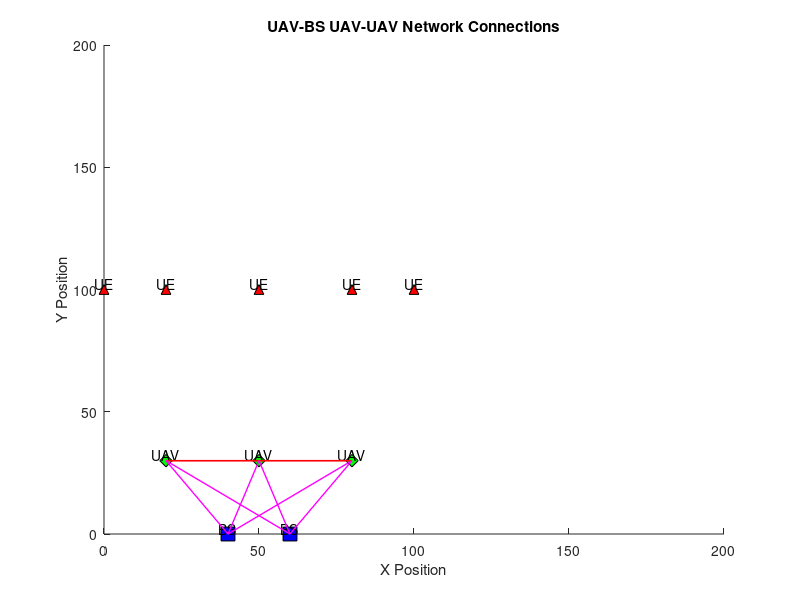
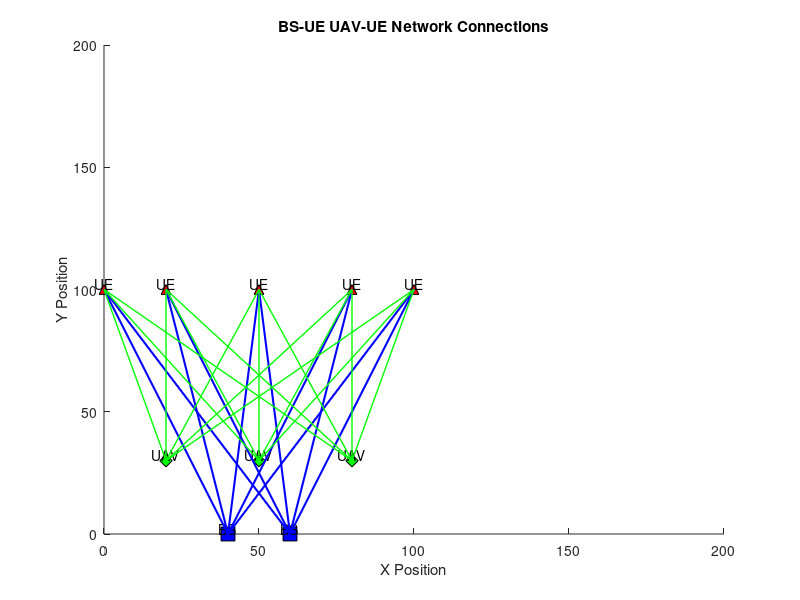
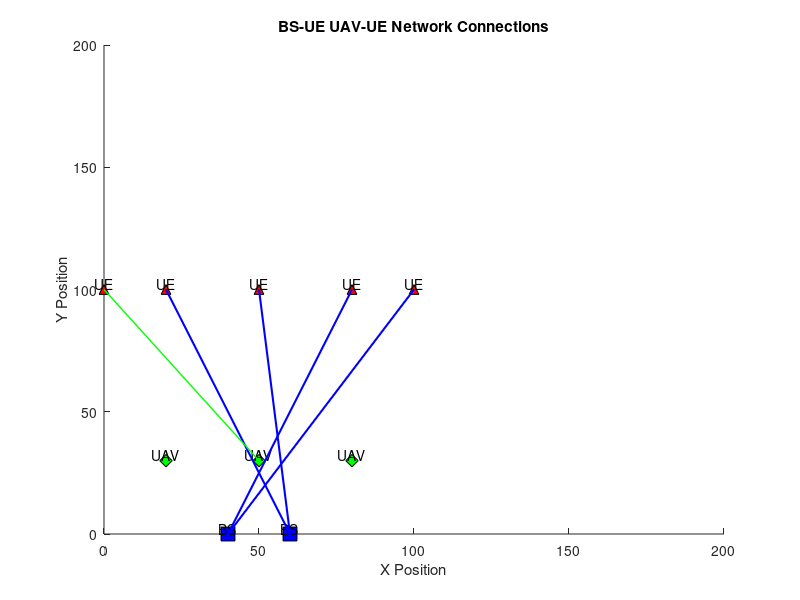
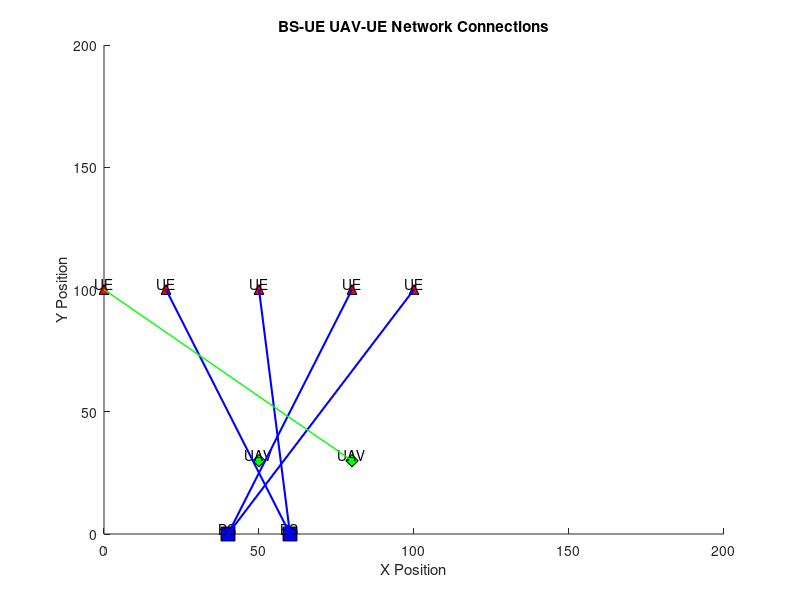

Reproduce these figures in MATLAB, in order.
%% introduction
% 
% Paper reproduction
%               @By Yanting
clear;
close all;

function plot_UAV_connections(uav_positions, bs_positions, ue_positions, c_U, c_F, area_size)
    % Plot positions and connections in the UAV network
    % 
    % Inputs:
    %   uav_positions: (N x 2) matrix of UAV coordinates
    %   bs_positions: (F x 2) matrix of BS coordinates
    %   ue_positions: (M x 2) matrix of UE coordinates
    %   c_U: (N x N) matrix for UAV-to-UAV connections (1 for active, 0 for inactive)
    %   c_F: (F x N) matrix for BS-to-UAV connections (1 for active, 0 for inactive)
    %   b_U: (N x M) matrix for UAV-to-UE connections (1 for active, 0 for inactive)
    %   b_F: (F x M) matrix for BS-to-UE connections (1 for active, 0 for inactive)
    %   area_size: Scalar defining the area size for plot boundaries
    
    % Set up the plot
    figure;
    hold on;
    axis([0 area_size 0 area_size]);
    title('UAV-BS UAV-UAV Network Connections');
    xlabel('X Position');
    ylabel('Y Position');
    
    % Plot base stations
    scatter(bs_positions(:, 1), bs_positions(:, 2), 100, 's', 'filled', 'MarkerEdgeColor', 'k', 'MarkerFaceColor', 'b');
    text(bs_positions(:, 1), bs_positions(:, 2), 'BS', 'VerticalAlignment', 'bottom', 'HorizontalAlignment', 'center');
    
    % Plot UAVs
    scatter(uav_positions(:, 1), uav_positions(:, 2), 80, 'd', 'filled', 'MarkerEdgeColor', 'k', 'MarkerFaceColor', 'g');
    text(uav_positions(:, 1), uav_positions(:, 2), 'UAV', 'VerticalAlignment', 'bottom', 'HorizontalAlignment', 'center');
    
    % Plot UEs
    scatter(ue_positions(:, 1), ue_positions(:, 2), 50, '^', 'MarkerEdgeColor', 'k', 'MarkerFaceColor', 'r');
    text(ue_positions(:, 1), ue_positions(:, 2), 'UE', 'VerticalAlignment', 'bottom', 'HorizontalAlignment', 'center');
    
    % Plot UAV-to-UAV connections
    N = size(uav_positions, 1);
    for i = 1:N
        for j = i+1:N
            if c_U(i, j) == 1
                plot([uav_positions(i, 1), uav_positions(j, 1)], [uav_positions(i, 2), uav_positions(j, 2)], 'r-', 'LineWidth', 1); % Active UAV-to-UAV connection
               
            else
                plot([uav_positions(i, 1), uav_positions(j, 1)], [uav_positions(i, 2), uav_positions(j, 2)], 'r--', 'LineWidth', 1); % Inactive UAV-to-UAV connection
     
            end
        end
    end
    
    % Plot BS-to-UAV connections
    F = size(bs_positions, 1);
    for i = 1:F
        for j = 1:N
            if c_F(i, j) == 1
                plot([bs_positions(i, 1), uav_positions(j, 1)], [bs_positions(i, 2), uav_positions(j, 2)], 'm-', 'LineWidth', 1); % Active BS-to-UAV connection
            else
                plot([bs_positions(i, 1), uav_positions(j, 1)], [bs_positions(i, 2), uav_positions(j, 2)], 'm--', 'LineWidth', 1); % Inactive BS-to-UAV connection
            end
        end
    end
    
    
    % % Legend
    % legend({'Base Stations', 'UAVs', 'UEs', 'Active UAV-to-UAV', 'Inactive UAV-to-UAV', 'Active BS-to-UAV', 'Inactive BS-to-UAV'}, ...
    %        'Location', 'bestoutside');
    
    hold off;
end



function plot_UE_network_connections(uav_positions, bs_positions, ue_positions, b_U, b_F, area_size)
    % Plot positions and connections in the UAV network
    % 
    % Inputs:
    %   uav_positions: (N x 2) matrix of UAV coordinates
    %   bs_positions: (F x 2) matrix of BS coordinates
    %   ue_positions: (M x 2) matrix of UE coordinates
    %   c_U: (N x N) matrix for UAV-to-UAV connections (1 for active, 0 for inactive)
    %   c_F: (F x N) matrix for BS-to-UAV connections (1 for active, 0 for inactive)
    %   b_U: (N x M) matrix for UAV-to-UE connections (1 for active, 0 for inactive)
    %   b_F: (F x M) matrix for BS-to-UE connections (1 for active, 0 for inactive)
    %   area_size: Scalar defining the area size for plot boundaries
    
    % Set up the plot
    figure;
    hold on;
    axis([0 area_size 0 area_size]);
    title('BS-UE UAV-UE Network Connections');
    xlabel('X Position');
    ylabel('Y Position');
    
    % Plot base stations
    scatter(bs_positions(:, 1), bs_positions(:, 2), 100, 's', 'filled', 'MarkerEdgeColor', 'k', 'MarkerFaceColor', 'b');
    text(bs_positions(:, 1), bs_positions(:, 2), 'BS', 'VerticalAlignment', 'bottom', 'HorizontalAlignment', 'center');
    
    % Plot UAVs
    scatter(uav_positions(:, 1), uav_positions(:, 2), 80, 'd', 'filled', 'MarkerEdgeColor', 'k', 'MarkerFaceColor', 'g');
    text(uav_positions(:, 1), uav_positions(:, 2), 'UAV', 'VerticalAlignment', 'bottom', 'HorizontalAlignment', 'center');
    
    % Plot UEs
    scatter(ue_positions(:, 1), ue_positions(:, 2), 50, '^', 'MarkerEdgeColor', 'k', 'MarkerFaceColor', 'r');
    text(ue_positions(:, 1), ue_positions(:, 2), 'UE', 'VerticalAlignment', 'bottom', 'HorizontalAlignment', 'center');
    
    
    % Plot BS-to-UE connections
    M = size(ue_positions, 1);
    F = size(bs_positions, 1);
    N = size(uav_positions, 1);
    for i = 1:F
        for k = 1:M
            if b_F(i, k) == 1
                plot([bs_positions(i, 1), ue_positions(k, 1)], [bs_positions(i, 2), ue_positions(k, 2)], 'b-', 'LineWidth', 1.5); % Active BS-to-UE connection
            end
        end
    end
    
    % Plot UAV-to-UE connections
    for j = 1:N
        for k = 1:M
            if b_U(j, k) == 1
                plot([uav_positions(j, 1), ue_positions(k, 1)], [uav_positions(j, 2), ue_positions(k, 2)], 'g-', 'LineWidth', 1.0); % Active UAV-to-UE connection
            end
        end
    end
    
    % % Legend
    % legend({'Base Stations', 'UAVs', 'UEs', 'Active BS-to-UE', 'Active UAV-to-UE'}, ...
    %        'Location', 'bestoutside');
    % 
    hold off;
end




% Algorithm 1 Initialization
% Random positions for demonstration (assuming a 2D plane for simplicity)
% uav_positions = rand(N, 2) * 200; % Positions of UAVs (e.g., in a 500x500 area)
% bs_positions = rand(F, 2) * 200;  % Positions of BSs
% ue_positions = rand(M, 2) * 200;  % Positions of UEs

bs_positions = [40,0;60,0]; % Positions of BSs
uav_positions = [20,30;50,30;80,30]; % Positions of UAVs (e.g., in a 500x500 area)
ue_positions =[0,100; 20,100;50,100;80,100;100,100];  % Positions of UEs


% Parameters
% N = 2; % Number of UAVs (example)
% F = 2;  % Number of BSs (example)
% M = 3; % Number of UEs (example)
N = size(uav_positions, 1);
F = size(bs_positions, 1);
M = size(ue_positions, 1);
% N = 6; % Number of UAVs (example)
% F = 2;  % Number of BSs (example)
% M = 4; % Number of UEs (example)
Rc = 100; % Communication range threshold
Rt = 50; % Maximum coverage radius for UAVs
sqrt3Rt = sqrt(3) * Rt;


% Initialize variables
a = ones(N, 1);        % State of each UAV (1 = active, 0 = idle)


% Initialize connection matrices
c_U = zeros(N, N);     % Single-hop connection matrix among UAVs
c_F = zeros(F, N);     % Single-hop connection matrix between BSs and UAVs



% Calculate distances and populate connection matrices
for i = 1:N

     % Distance between UAV i and UAV j
    for j = 1:N
        if i ~= j
            dist_UU = norm(uav_positions(i, :) - uav_positions(j, :)); % Distance between UAV i and UAV j
            if dist_UU <= Rc
                c_U(i, j) = 1; % Set connection if within communication range
            end
        end
    end

    % Distance between BS l and UAV i
    for l = 1:F
        dist_FB = norm(bs_positions(l, :) - uav_positions(i, :)); % Distance between BS l and UAV i
        if dist_FB <= Rc
            c_F(l, i) = 1; % Set connection if within communication range
        end
    end
end

% Plotting
area_size = 200;
plot_UAV_connections(uav_positions, bs_positions, ue_positions, c_U, c_F, area_size)





%
% Algorithm 2 Build/Update Connection Graphs

% Parameters

% Const for pathloss
f0 = 2e9; % Carrier frequency in Hz (example: 2 GHz)
c = 3e8; % Speed of light in m/s

% Const for connection
SINR_threshold = 0.2;  % SINR threshold for connection
ph = 0.1;             % Transmission power for UAVs
pf = 0.2;             % Transmission power for BSs
N0 = 1e-3;            % Noise power

alpha = 1; % ??
beta = 2; % ??
eta_LoS = 0.1; % ??
eta_NLoS = 0.2; % ??

height_UAV = 10; 
height_BS = 5; 

% Association matrices and degrees from Algorithm 1 (assumed initialized)
b_U = zeros(N, M);    % Association between UAVs and UEs
b_F = zeros(F, M);    % Association between BSs and UEs

zeta_u = zeros(N, 1); % Degree of each UAV (number of UEs connected to each UAV)
zeta_f = zeros(F, 1); % Degree of each BS (number of UEs connected to each BS)

xi_u = zeros(M, 1);   % Degree of each UE - UAVs
xi_f = zeros(M, 1);   % Degree of each UE - BSs
xi = zeros(M, 1);     % Total degree of each UE

% Distances between UAVs and UEs, BSs and UEs (example calculation)
uav_ue_distances = pdist2(uav_positions, ue_positions); % N x M matrix
bs_ue_distances = pdist2(bs_positions, ue_positions);   % F x M matrix

% Calculate the elevation angle in radians
tan_uav_ue = height_UAV ./ uav_ue_distances; % Angle between UAV i and point k (in degrees or radians)
theta_uav_ue = atan(tan_uav_ue);

tan_bs_ue = height_BS ./ bs_ue_distances; % Angle between UAV i and point k (in degrees or radians)
theta_bs_ue = atan(tan_bs_ue);



% Pathloss BS - UE
P_LoS_bs_ue = 1 ./ (1 + alpha * exp(-beta * (theta_bs_ue - alpha))); % matrix
FSPL_bs_ue = 20 * log10(bs_ue_distances) + 20 * log10(f0) + 20 * log10(4 * pi / c); % matrix
average_pathloss_LoSbs_ue = FSPL_bs_ue + eta_LoS ; % matrix
average_pathloss_NLoSbs_ue = FSPL_bs_ue + eta_NLoS ; % matrix
g_bs_ue = P_LoS_bs_ue .* average_pathloss_LoSbs_ue + (1 - P_LoS_bs_ue) .* average_pathloss_NLoSbs_ue; % pathloss - matrix


% Pathloss UAV - UE
P_LoS_uav_ue = 1 ./ (1 + alpha * exp(-beta * (theta_uav_ue - alpha))); % matrix
FSPL_uav_ue = 20 * log10(uav_ue_distances) + 20 * log10(f0) + 20 * log10(4 * pi / c);  % matrix
average_pathloss_LoSuav_ue = FSPL_uav_ue + eta_LoS ; % matrix
average_pathloss_NLoSuav_ue = FSPL_uav_ue + eta_NLoS ;  % matrix
g_uav_ue = P_LoS_uav_ue .* average_pathloss_LoSuav_ue + (1 - P_LoS_uav_ue) .* average_pathloss_NLoSuav_ue; % pathloss - matrix


% Loop through each BS, UAV, and UE to calculate SINR and update connections
for i = 1:F
    for k = 1:M
        % Calculate SINR for BS i and UE k
        % Calculate the path loss for each pair 
        signal_power = pf * g_bs_ue(i,k);

        % Calculate interference BS UE (sum of other BSs and UAVs)
        interference = N0; % Start with noise power
        for j = [1:i-1, i+1:F]  % Other BSs
            interference = interference + pf * g_bs_ue(j,k);
        end
        
        % Calculate SINR and update b_F, zeta_f, xi_f if connection is valid
        SINR_BS_UE = signal_power / interference;

        if SINR_BS_UE >= SINR_threshold
            b_F(i, k) = 1;
            zeta_f(i) = zeta_f(i) + 1;
            xi_f(k) = xi_f(k) + 1;
            xi(k) = xi(k) + 1;
        end
    end
end

for j = 1:N
    for k = 1:M
        % Calculate SINR for UAV j and UE k
        signal_power = ph * g_uav_ue(j,k);

        % Calculate interference (sum of other UAVs and BSs)
        interference = N0; % Start with noise power
        for n = [1:j-1, j+1:N]  % UAVs
            interference = interference + ph * g_uav_ue(n, k);
        end
        
        % Calculate SINR and update b_U, zeta_u, xi_u if connection is valid
        SINR_UAV_UE = signal_power / interference;
        if SINR_UAV_UE >= SINR_threshold
            b_U(j, k) = 1;
            zeta_u(j) = zeta_u(j) + 1;
            xi_u(k) = xi_u(k) + 1;
            xi(k) = xi(k) + 1;
        end
    end
end

plot_UE_network_connections(uav_positions, bs_positions, ue_positions, b_U, b_F, area_size)

%
% Algorithm 3 Delete Redundant Connections Between BSs/UAVs and UEs

% Parameters (from previous algorithms)
Mmax_F = 2; % Maximum number of UEs per BS
Mmax_H = 2;  % Maximum number of UEs per UAV

% Inputs from Algorithm 2 (for demonstration, assumed initialized)
% b_F, b_U, zeta_f, zeta_u, xi_f, xi_u, xi (association matrices and degrees)

% Loop to remove redundant connections while there are UEs connected to more than one node


while max(xi) > 1
    % Step 1: Handle Redundant Connections for BSs
    % cnt=1;
    while max(xi_f) > 1 %|| length( find(b_F(i, :) == 1)) > Mmax_F % Check if any UE is connected to multiple BSs
        % cnt=cnt+1;
        % disp(cnt);
       
        [~, i] = max(zeta_f);% Find BS with the highest degree
    
        % Find UEs connected to this BS
        phi = find(b_F(i, :) == 1);  % Set of UEs connected to BS i
        psi = xi_f(phi);             % Degrees of these UEs to BSs

        % Remove extra connections if BS degree exceeds Mmax_F
        while length(phi) > Mmax_F
            % Find the UE with the highest degree among the connected UEs
            [~, k_idx] = max(psi);
            k = phi(k_idx); 
            % UE-BS important
            b_F(i, k) = 0;  % Remove connection from BS i to UE k
            zeta_f(i) = zeta_f(i) - 1;  % Decrease BS degree
            xi_f(k) = xi_f(k) - 1;      % Decrease UE-BS degree
            xi(k) = xi(k) - 1;          % Decrease total degree of UE
            % Update variables after deletion
            phi(k_idx) = [];
            psi(k_idx) = [];
            %
    
        end
    
    
        % Remove all other connections to these UEs from different BSs
        b_F(i, :) = 0;
        for k = phi
            b_F(:, k) = 0;  % Clear connections to other BSs for UE k
            b_F(i, k) = 1;  % Retain only the connection to the current BS i
            b_U(:, k) = 0; % ok

        end


    while max(sum(b_F, 2))> Mmax_F
        zataf = sum(b_F, 2)';
        problem_BS_indices = find(zataf > Mmax_F);
        for BS = problem_BS_indices
            zataf = sum(b_F, 2)';
            zatau = sum(b_U, 2)';
        
            xif = sum(b_F, 1);
            xiu = sum(b_U, 1);
        
            ue_BSi = b_F(BS,:);
            ue_Indices = find(ue_BSi ~= 0);
            degree_ue = xif(ue_Indices) + xiu(ue_Indices);
        
            
            [~, max_ue_indice] = max(degree_ue);
            original_ue_index = ue_Indices(max_ue_indice);
            
            b_F(BS,original_ue_index) = 0;
            
            % degree_f = sum(b_F, 2)'
        
        end
    end

        xi_f = sum(b_F,1)'; % ok   
        xi_u = sum(b_U,1)'; % ok
        zeta_f = sum(b_F, 2);  
        zeta_u = sum(b_U, 2);  
        xi = xi_f + xi_u; % ok
    end
    disp('Step 1 finished.');
    
    % Step 2: Handle Redundant Connections for UAVs
    while max(xi_u) > 1 %|| length( find(b_U(j, :) == 1)) > Mmax_H % Check if any UE is connected to multiple UAVs
        xi_u_copy = xi_u;
        [~, j] = max(zeta_u); % Find UAV with the highest degree
    
        % Find UEs connected to this UAV
        phi_prime = find(b_U(j, :) == 1);  % Set of UEs connected to UAV j
        psi_prime = xi_u(phi_prime);       % Degrees of these UEs to UAVs
        
        % Remove extra connections if UAV degree exceeds Mmax_H
        if length(phi_prime) > Mmax_H
            while length(phi_prime) > Mmax_H
                % Find the UE with the highest degree among the connected UEs
                [~, l_idx] = max(psi_prime);
                l = phi_prime(l_idx);
        
                b_U(j, l) = 0;  % Remove connection from UAV j to UE l
                zeta_u(j) = zeta_u(j) - 1;  % Decrease UAV degree
                xi_u(l) = xi_u(l) - 1;      % Decrease UE-UAV degree
                xi(l) = xi(l) - 1;          % Decrease total degree of UE
        
                % Update variables after deletion
                phi_prime(l_idx) = [];
                psi_prime(l_idx) = [];
        
            end
        else
                     
            % no change, manually delete the extra link    
            if xi_u_copy == xi_u
                v = b_U(:,j);
                nonZeroIndices = find(v ~= 0);
                nonZeroIndices = nonZeroIndices';
                zeta_u = sum(b_U, 2)';
                % 获取这些索引对应的值
                values = zeta_u(nonZeroIndices);
                
                % 找到最大值的索引
                [~, maxIdx] = max(values);
                % 对应的原始索引
                maxIndexInOriginal = nonZeroIndices(maxIdx);
                % 保maxIndexInOriginal，删其他的
    
                nonZeroIndices(nonZeroIndices == maxIndexInOriginal) = [];
     
                b_U(:, j) = 0;
                b_U(maxIndexInOriginal, j) = 1;
    
                phi_prime = find(b_U(j, :) == 1);  % Set of UEs connected to UAV j
                psi_prime = xi_u(phi_prime);       % Degrees of these UEs to UAVs
    
    
            end
        end
        % Remove all other connections to these UEs from different UAVs
        b_U(j, :) = 0;
        for l = phi_prime
            b_U(:, l) = 0;  % Clear connections to other UAVs for UE l
            b_U(j, l) = 1;  % Retain only the connection to the current UAV j
        end
    
        xi_u = sum(b_U)'; % ok
        zeta_u = sum(b_U, 2);  
        xi = xi_f + xi_u; % ok
    
    end
    
    % Step 3: Final Check for UEs with Multiple Connections
    if max(xi) > 1  % There are still UEs connected to both BSs and UAVs
        phi_double = find(xi > 1);  % UEs with multiple connections
        % Remove UAV connections for these UEs
        for k = phi_double
            b_U(:, k) = 0;  % Set all UAV connections for UE k to 0
        end
    end
    
    % Update matrices and degrees after removal of redundant connections
    zeta_f = sum(b_F, 2);  % Recalculate BS degrees
    zeta_u = sum(b_U, 2);  % Recalculate UAV degrees
    xi_f = sum(b_F, 1)';   % Recalculate UE degrees for BS connections
    xi_u = sum(b_U, 1)';   % Recalculate UE degrees for UAV connections
    xi = xi_f + xi_u;      % Recalculate total degree of each UE
end


plot_UE_network_connections(uav_positions, bs_positions, ue_positions, b_U, b_F, area_size)








% Algorithm 4 Check Network Bi-Connectivity Upon Deletion of Idle UAV

% Inputs from the previous algorithms (assumed initialized)
% N: Total number of UAVs
% c_U: Connectivity matrix among UAVs (N x N)
% a: State vector of UAVs (1 = active, 0 = idle)

% Function to check if network remains bi-connected if UAV i is deleted
function rb = check_bi_connectivity(i, c_U, a)
    % Initialize rb to 1 (assuming the network is bi-connected initially)
    rb = 1;
    
    % Create the set of active UAVs excluding UAV i
    active_UAVs = find(a == 1); % Indices of active UAVs
    active_UAVs(active_UAVs == i) = []; % Remove the UAV being tested for deletion

    % Loop over each UAV in the active set to simulate its removal along with UAV i
    for index = 1:length(active_UAVs)
        r = active_UAVs(index);
        
        % Create a temporary connectivity matrix excluding UAVs i and r
        temp_c_U = c_U;
        temp_c_U(i, :) = 0; % Set row and column of UAV i to 0
        temp_c_U(:, i) = 0;
        temp_c_U(r, :) = 0; % Set row and column of UAV r to 0
        temp_c_U(:, r) = 0;

        % Get the remaining UAVs after excluding i and r
        remaining_UAVs = setdiff(active_UAVs, r);
        
        % Check connectivity among remaining UAVs using BFS
        connected = true;
        for j = 1:length(remaining_UAVs)
            for k = j+1:length(remaining_UAVs)
                % Perform BFS from UAV j to UAV k
                if ~bfs_connected(temp_c_U, remaining_UAVs(j), remaining_UAVs(k), remaining_UAVs)
                    connected = false;
                    % disp('Deleting the idle UAV would break the bi-connectivity of the network.');
                    break;
                end
            end
            if ~connected
                % disp('Deleting the idle UAV would break the bi-connectivity of the network.');
                break;
            end
        end
        
        % If any pair is not connected, set rb to 0 and exit
        if ~connected
            rb = 0;
            % disp('Deleting the idle UAV would break the bi-connectivity of the network.');
            return;
        end
    end
end

% Helper function to perform BFS and check connectivity between two nodes
function isConnected = bfs_connected(temp_c_U, start_node, end_node, valid_nodes)
    % Initialize BFS variables
    queue = [start_node];     % Queue to hold nodes for BFS traversal
    visited = false(size(temp_c_U, 1), 1); % Keep track of visited nodes
    visited(start_node) = true;

    % BFS loop
    while ~isempty(queue)
        current_node = queue(1); % Dequeue the front node
        queue(1) = [];           % Remove it from the queue
        
        % Check if we reached the target node
        if current_node == end_node
            isConnected = true;
            return;
        end
        
        % Find neighbors of the current node
        neighbors = find(temp_c_U(current_node, :) == 1);
        neighbors = intersect(neighbors, valid_nodes); % Restrict to valid nodes
        
        % Add unvisited neighbors to the queue
        for neighbor = neighbors
            if ~visited(neighbor)
                queue(end + 1) = neighbor; % Enqueue neighbor
                visited(neighbor) = true;
            end
        end
    end
    
    % If BFS completes without finding the end node, they are not connected
    isConnected = false;
end






%Algorithm 5 Delete Idle UAVs After Checking Constraints and Retrospect
% Parameters and Inputs from previous algorithms (assumed initialized)
% - U_r: Set of candidate UAVs for deletion
% - U_f: Set of idle UAVs that cannot be deleted due to constraints
% - c_U: Connectivity matrix among UAVs (N x N)
% - a: State vector of UAVs (1 = active, 0 = idle)
% - b_F, b_U: Association matrices between BSs/UAVs and UEs
% - C5, C6, C7: Boolean results for constraints (example placeholders here)
% - Fth: Resultant force threshold to stop UAVs
% - Rt: Coverage radius
% - Rc: Communication range threshold

% C5
function C5_or_not = C5(b_F, b_U, Connectivity_limit)
    totalSum_b_F = sum(b_F(:));
    totalSum_b_U = sum(b_U(:));
    total_b_FU = totalSum_b_F + totalSum_b_U;
    if  total_b_FU >= Connectivity_limit
        disp('Constraint C5 is satisfied.');
        C5_or_not = 1; % All elements are smaller than 1
    else
        disp('Constraint C5 is NOT satisfied.');
        C5_or_not = 0; % At least one element is not smaller than 1
    end
end

% C7
function C7_or_not = C7(c_F)
    % Calculate the sum of each column
    columnSums = sum(c_F, 1);
    % Count the number of columns with a sum greater than 0
    nonZeroColumns = (columnSums > 0);
    nonZeroColumns = double(nonZeroColumns);
    count = sum(nonZeroColumns);
    % Check if the constraint is satisfied
    if count >= 2
        disp('Constraint C7 is satisfied.');
        C7_or_not = 1;
    else
        disp('Constraint C7 is NOT satisfied.');
        C7_or_not = 0;
    end
end



% Function to delete idle UAVs after checking constraints and retrospect
function final_to_delete = delete_idle_uavs(U_r, U_f, c_U, c_F, a, b_F, b_U, Connectivity_limit)
    % Iterate over idle UAVs in U_r
    final_to_delete = U_r;
    for m = U_r
        c_F_modified = c_F;
        c_F_modified(:, m) = 0;

        b_U_modified = b_U;
        b_U_modified(m, :) = 0;

        % Execute Algorithm 4 to check constraint C6 (bi-connectivity)
        if check_bi_connectivity(m, c_U, a)
            % Check additional constraints C5 and C7
            if  C5(b_F, b_U_modified, Connectivity_limit) && C7(c_F_modified)

            
                % Delete the idle UAV m by setting its transmit power to 0
                disp('Deleting idle UAV ');
                disp(m);
                a(m) = 0; % Mark UAV m as deleted in state vector
                c_U(m, :) = 0; % Remove connections from UAV m in connectivity matrix
                c_U(:, m) = 0;
                c_F(:, m) = 0;
                                
                b_U(m, :) = 0; % ?? Remove associations between UAV m and all UEs

                % Update U_r and U_f
                % final_to_delete(final_to_delete == m) = []; % Remove UAV m from U_r
                U_f(U_f == m) = []; % Ensure UAV m is not in U_f
            else
                % If constraints C5 or C7 fail, add UAV m to U_f and keep active
                disp(['Keeping idle UAV ', num2str(m), ' due to constraint failure.']);
                U_f = unique([U_f, m]); % Add UAV m to U_f if it cannot be deleted
                a(m) = 1; % Ensure UAV m remains active
                final_to_delete(final_to_delete == m) = []; % Remove UAV m from U_r
            end
        else
            % If bi-connectivity check fails, add UAV m to U_f and keep active
            disp(['Bi-connectivity check failed for UAV ', num2str(m)]);
            U_f = unique([U_f, m]); % Add UAV m to U_f if it cannot be deleted
            a(m) = 1; % Ensure UAV m remains active
            final_to_delete(final_to_delete == m) = []; % Remove UAV m from U_r

        end
    end
end

% Example usage
tau=0.1;
Connectivity_limit = (1-tau)*M;
active = zeta_u ~= 0;
active = double(active);




% idle_UAV_index
U_r = find(active == 0)';
% result = check_bi_connectivity(idle_UAV, c_U, active);
U_f = [];        % Start with no idle UAVs that can't be deleted


% Execute the deletion algorithm
final_to_delete = delete_idle_uavs(U_r, U_f, c_U, c_F, active, b_F, b_U, Connectivity_limit);

% % Display final state of UAVs and sets
% disp('Final state vector (a):');
% disp(active);
% 
% disp('Final set of candidate UAVs for deletion (U_r):');
% disp(U_r);
% 
% disp('Final set of idle UAVs that cannot be deleted (U_f):');
% disp(U_f);

uav_positions(final_to_delete, :) = [];
plot_UE_network_connections(uav_positions, bs_positions, ue_positions, b_U, b_F, area_size)

plot_UAV_connections(uav_positions, bs_positions, ue_positions, c_U, c_F, area_size)
